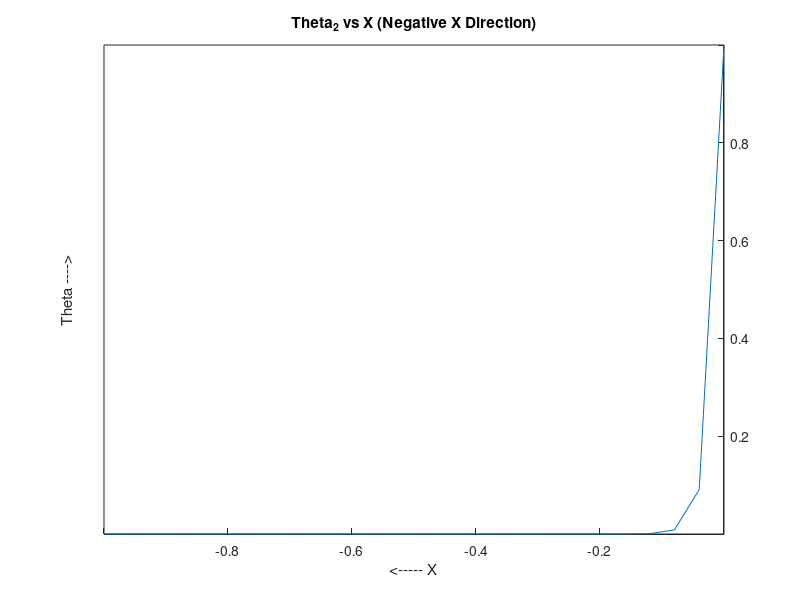

MATLAB code for this plot:
clear
L=1;
Pe_c=10;
m=25;
Theta=zeros(1,m+1);
Theta(1)=1;
Theta(m+1)=0;
D=(-(2+Pe_c))*ones(1,m);
D(1)=1;
A=(1+Pe_c)*ones(1,m);
A(m)=0;
A(1)=0;
B=ones(1,m);
B(1:2)=0;
C=zeros(1,m);
C(1)=1;
C(2)=-1;
for i=2:m
  w=B(i)/D(i-1);
  D(i)=D(i)-w*A(i-1);
  C(i)=C(i)-w*C(i-1);
endfor
Theta(m)=C(m)/D(m);
for i=m-1:-1:1
  Theta(i)=(C(i)-A(i)*Theta(i+1))/D(i);
endfor
disp(Theta)
X=linspace(0,-L,m+1);
plot(X,Theta)
set(gca, 'XAxisLocation', 'origin', 'YAxisLocation', 'origin');
xlabel("<----- X");
ylabel("Theta ---->");
title("Theta_2 vs X (Negative X Direction)");
saveas(1,"Plot-2.png")